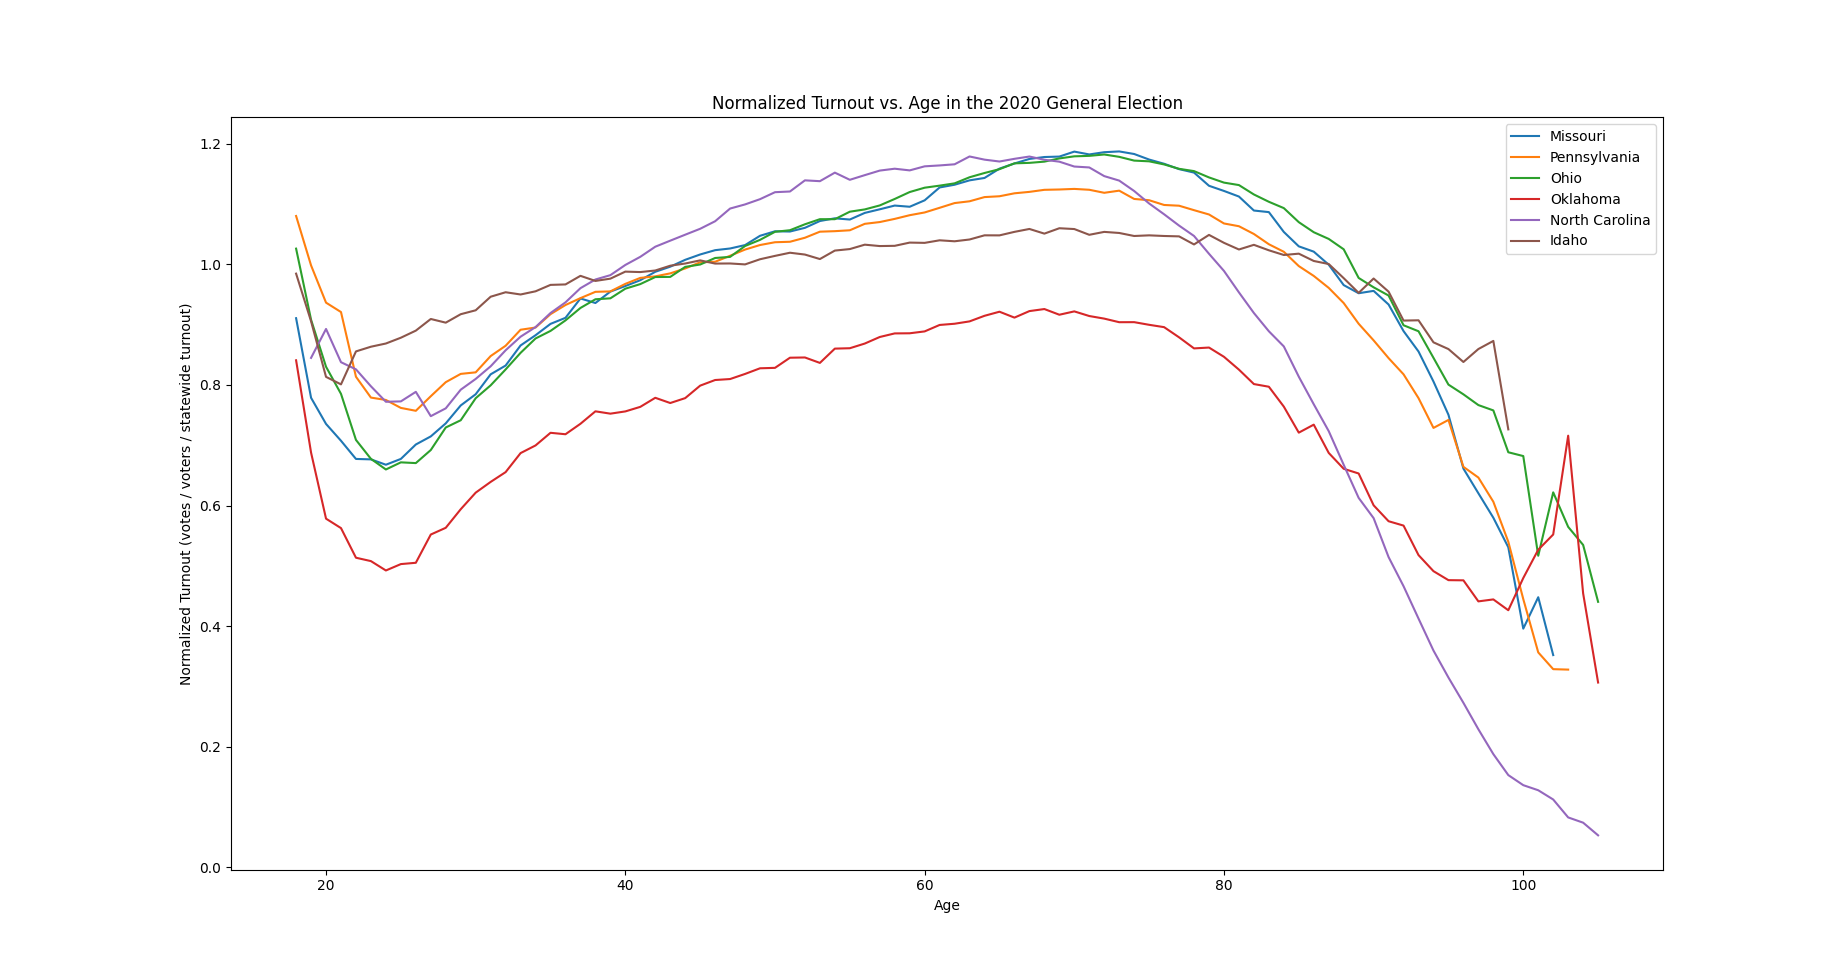

Recreate this plot in Python.
#!/usr/bin/env python3

from matplotlib import pyplot as plt
import json
from typing import Dict
import numpy as np

ax = plt.subplot(111)

MAX_AGE = 105

def plot_turnout(turnout: Dict[int, int], name: str):
    tt = list(turnout.items())
    tt = [(int(x[0]), x[1]) for x in tt if int(x[0]) <= MAX_AGE]
    tt.sort()
    ax.plot([x[0] for x in tt], [x[1] for x in tt], label=name)

def plot_json(json_file: str, name: str):
    with open(json_file, 'r') as f:
        turnout = json.load(f)
        plot_turnout(turnout, name)

if __name__ == '__main__':
    plot_json('missouri2020.json', 'Missouri')
    plot_json('pennsylvania2020.json', 'Pennsylvania')
    plot_json('ohio2020.json', 'Ohio')
    plot_json('oklahoma2020.json', 'Oklahoma')
    plot_json('north-carolina-2020.json', 'North Carolina')
    plot_json('idaho2020.json', 'Idaho')
    ax.legend()
    plt.xlabel('Age')
    plt.ylabel('Normalized Turnout (votes / voters / statewide turnout)')
    plt.title('Normalized Turnout vs. Age in the 2020 General Election')
    plt.show()
